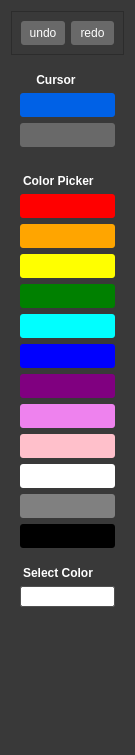
<?xml version="1.0" encoding="UTF-8"?>
<ui version="4.0">
 <class>LeftInterface</class>
 <widget class="QWidget" name="LeftInterface">
  <property name="geometry">
   <rect>
    <x>0</x>
    <y>0</y>
    <width>135</width>
    <height>755</height>
   </rect>
  </property>
  <property name="maximumSize">
   <size>
    <width>16777215</width>
    <height>755</height>
   </size>
  </property>
  <property name="windowTitle">
   <string>Form</string>
  </property>
  <property name="styleSheet">
   <string notr="true">background-color: rgb(57,57, 57);
</string>
  </property>
  <layout class="QVBoxLayout" name="verticalLayout_3">
   <item>
    <widget class="QFrame" name="frame_3">
     <property name="frameShape">
      <enum>QFrame::StyledPanel</enum>
     </property>
     <property name="frameShadow">
      <enum>QFrame::Raised</enum>
     </property>
     <layout class="QHBoxLayout" name="horizontalLayout">
      <item>
       <widget class="QPushButton" name="undoButton">
        <property name="styleSheet">
         <string notr="true">color: #FFF;
background-color: rgb(105, 105, 105);
border-radius: 3px;
border: none;
padding: 5px 3px;
</string>
        </property>
        <property name="text">
         <string>undo</string>
        </property>
       </widget>
      </item>
      <item>
       <widget class="QPushButton" name="redoButton">
        <property name="styleSheet">
         <string notr="true">color: #FFF;
background-color: rgb(105, 105, 105);
border-radius: 3px;
border: none;
padding: 5px 3px;
</string>
        </property>
        <property name="text">
         <string>redo</string>
        </property>
       </widget>
      </item>
     </layout>
    </widget>
   </item>
   <item>
    <widget class="QFrame" name="frame">
     <property name="styleSheet">
      <string notr="true">border-radius: 2px;
</string>
     </property>
     <property name="frameShape">
      <enum>QFrame::StyledPanel</enum>
     </property>
     <property name="frameShadow">
      <enum>QFrame::Raised</enum>
     </property>
     <layout class="QVBoxLayout" name="verticalLayout">
      <item>
       <widget class="QLabel" name="label_2">
        <property name="styleSheet">
         <string notr="true">color: white;
font-weight: bold;
text-align: center;
padding-botton: 5px;
padding-top: 3px;</string>
        </property>
        <property name="text">
         <string>    Cursor</string>
        </property>
       </widget>
      </item>
      <item>
       <widget class="QPushButton" name="cursorButton">
        <property name="styleSheet">
         <string notr="true">background-color: rgb(0, 97, 230);
color: white;
border-radius: 3px;
border: none;
padding: 5px 25px;</string>
        </property>
        <property name="text">
         <string/>
        </property>
        <property name="icon">
         <iconset resource="../../res.qrc">
          <normaloff>:/images/ressources/hand_cursor_icon.png</normaloff>:/images/ressources/hand_cursor_icon.png</iconset>
        </property>
       </widget>
      </item>
      <item>
       <widget class="QPushButton" name="penButton">
        <property name="styleSheet">
         <string notr="true">color: #FFF;
background-color: rgb(105, 105, 105);
border-radius: 3px;
border: none;
padding: 5px 25px;
</string>
        </property>
        <property name="text">
         <string/>
        </property>
        <property name="icon">
         <iconset resource="../../res.qrc">
          <normaloff>:/images/ressources/pen_icon.png</normaloff>:/images/ressources/pen_icon.png</iconset>
        </property>
       </widget>
      </item>
     </layout>
    </widget>
   </item>
   <item>
    <widget class="QFrame" name="frame_2">
     <property name="styleSheet">
      <string notr="true">border-radius: 2px;
</string>
     </property>
     <property name="frameShape">
      <enum>QFrame::StyledPanel</enum>
     </property>
     <property name="frameShadow">
      <enum>QFrame::Raised</enum>
     </property>
     <layout class="QVBoxLayout" name="verticalLayout_2">
      <item>
       <widget class="QLabel" name="label">
        <property name="styleSheet">
         <string notr="true">color: white;
font-weight: bold;
text-align: center;
padding-botton: 5px;
padding-top: 3px;</string>
        </property>
        <property name="text">
         <string>Color Picker</string>
        </property>
       </widget>
      </item>
      <item>
       <widget class="QPushButton" name="redButton">
        <property name="styleSheet">
         <string notr="true">background-color: red;
border-radius: 3px;
border: none;
padding: 5px 25px;</string>
        </property>
        <property name="text">
         <string/>
        </property>
       </widget>
      </item>
      <item>
       <widget class="QPushButton" name="orangeButton">
        <property name="styleSheet">
         <string notr="true">background-color: orange;
border-radius: 3px;
border: none;
padding: 5px 25px;</string>
        </property>
        <property name="text">
         <string/>
        </property>
       </widget>
      </item>
      <item>
       <widget class="QPushButton" name="yellowButton">
        <property name="styleSheet">
         <string notr="true">background-color: yellow;
border-radius: 3px;
border: none;
padding: 5px 25px;</string>
        </property>
        <property name="text">
         <string/>
        </property>
       </widget>
      </item>
      <item>
       <widget class="QPushButton" name="greenButton">
        <property name="styleSheet">
         <string notr="true">background-color: green;
border-radius: 3px;
border: none;
padding: 5px 25px;</string>
        </property>
        <property name="text">
         <string/>
        </property>
       </widget>
      </item>
      <item>
       <widget class="QPushButton" name="cyanButton">
        <property name="styleSheet">
         <string notr="true">background-color: cyan;
border-radius: 3px;
border: none;
padding: 5px 25px;</string>
        </property>
        <property name="text">
         <string/>
        </property>
       </widget>
      </item>
      <item>
       <widget class="QPushButton" name="blueButton">
        <property name="styleSheet">
         <string notr="true">background-color: blue;
border-radius: 3px;
border: none;
padding: 5px 25px;</string>
        </property>
        <property name="text">
         <string/>
        </property>
       </widget>
      </item>
      <item>
       <widget class="QPushButton" name="purpleButton">
        <property name="styleSheet">
         <string notr="true">background-color: purple;
border-radius: 3px;
border: none;
padding: 5px 25px;</string>
        </property>
        <property name="text">
         <string/>
        </property>
       </widget>
      </item>
      <item>
       <widget class="QPushButton" name="violetButton">
        <property name="styleSheet">
         <string notr="true">background-color: Violet;
border-radius: 3px;
border: none;
padding: 5px 25px;</string>
        </property>
        <property name="text">
         <string/>
        </property>
       </widget>
      </item>
      <item>
       <widget class="QPushButton" name="pinkButton">
        <property name="styleSheet">
         <string notr="true">background-color: pink;
border-radius: 3px;
border: none;
padding: 5px 25px;</string>
        </property>
        <property name="text">
         <string/>
        </property>
       </widget>
      </item>
      <item>
       <widget class="QPushButton" name="whiteButton">
        <property name="styleSheet">
         <string notr="true">background-color: white;
border-radius: 3px;
border: none;
padding: 5px 25px;</string>
        </property>
        <property name="text">
         <string/>
        </property>
       </widget>
      </item>
      <item>
       <widget class="QPushButton" name="greyButton">
        <property name="styleSheet">
         <string notr="true">background-color: gray;
border-radius: 3px;
border: none;
padding: 5px 25px;</string>
        </property>
        <property name="text">
         <string/>
        </property>
       </widget>
      </item>
      <item>
       <widget class="QPushButton" name="blackButton">
        <property name="styleSheet">
         <string notr="true">background-color: black;
border-radius: 3px;
border: none;
padding: 5px 25px;</string>
        </property>
        <property name="text">
         <string/>
        </property>
       </widget>
      </item>
      <item>
       <widget class="Line" name="line">
        <property name="styleSheet">
         <string notr="true">background-color: rgb(80, 80, 80);
padding-top: 7px;
margin-top: 7px;</string>
        </property>
        <property name="orientation">
         <enum>Qt::Horizontal</enum>
        </property>
       </widget>
      </item>
      <item>
       <widget class="QLabel" name="label_3">
        <property name="styleSheet">
         <string notr="true">color: white;
font-weight: bold;
text-align: center;
padding-botton: 5px;
padding-top: 3px;</string>
        </property>
        <property name="text">
         <string>Select Color</string>
        </property>
       </widget>
      </item>
      <item>
       <widget class="QLineEdit" name="lineEdit">
        <property name="styleSheet">
         <string notr="true">color: black;
background-color: white;
border: 1px solid rgb(80, 80, 80);
font-weight: bold;
text-align: center;
padding-botton: 5px;
padding-top: 3px;</string>
        </property>
       </widget>
      </item>
      <item>
       <spacer name="verticalSpacer">
        <property name="orientation">
         <enum>Qt::Vertical</enum>
        </property>
        <property name="sizeHint" stdset="0">
         <size>
          <width>20</width>
          <height>40</height>
         </size>
        </property>
       </spacer>
      </item>
     </layout>
    </widget>
   </item>
  </layout>
 </widget>
 <resources>
  <include location="../../res.qrc"/>
 </resources>
 <connections/>
</ui>
